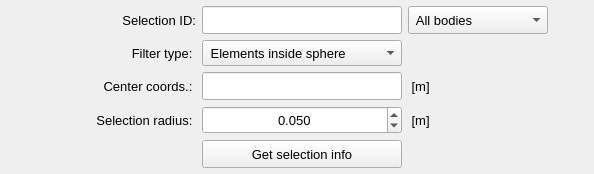
           <widget class="QFrame" name="frame_6">
            <property name="minimumSize">
             <size>
              <width>400</width>
              <height>168</height>
             </size>
            </property>
            <property name="maximumSize">
             <size>
              <width>16777215</width>
              <height>200</height>
             </size>
            </property>
            <property name="frameShape">
             <enum>QFrame::NoFrame</enum>
            </property>
            <property name="frameShadow">
             <enum>QFrame::Raised</enum>
            </property>
            <property name="lineWidth">
             <number>1</number>
            </property>
            <layout class="QGridLayout" name="gridLayout_8">
             <property name="leftMargin">
              <number>6</number>
             </property>
             <property name="topMargin">
              <number>6</number>
             </property>
             <property name="rightMargin">
              <number>6</number>
             </property>
             <property name="bottomMargin">
              <number>6</number>
             </property>
             <item row="0" column="3">
              <widget class="QComboBox" name="comboBox_attribution_type">
               <property name="minimumSize">
                <size>
                 <width>0</width>
                 <height>28</height>
                </size>
               </property>
               <property name="maximumSize">
                <size>
                 <width>200</width>
                 <height>28</height>
                </size>
               </property>
               <property name="font">
                <font>
                 <pointsize>10</pointsize>
                </font>
               </property>
               <item>
                <property name="text">
                 <string> All bodies</string>
                </property>
               </item>
               <item>
                <property name="text">
                 <string> Selected bodies</string>
                </property>
               </item>
               <item>
                <property name="text">
                 <string> Sphere (multiple)</string>
                </property>
               </item>
               <item>
                <property name="text">
                 <string> Sphere (averaged)</string>
                </property>
               </item>
              </widget>
             </item>
             <item row="3" column="3">
              <widget class="QLabel" name="label_unit_5">
               <property name="minimumSize">
                <size>
                 <width>36</width>
                 <height>28</height>
                </size>
               </property>
               <property name="maximumSize">
                <size>
                 <width>36</width>
                 <height>28</height>
                </size>
               </property>
               <property name="font">
                <font>
                 <family>MS Shell Dlg 2</family>
                 <pointsize>10</pointsize>
                 <weight>50</weight>
                 <italic>false</italic>
                 <bold>false</bold>
                </font>
               </property>
               <property name="text">
                <string> [m]</string>
               </property>
               <property name="alignment">
                <set>Qt::AlignLeading|Qt::AlignLeft|Qt::AlignVCenter</set>
               </property>
              </widget>
             </item>
             <item row="3" column="1">
              <widget class="QLabel" name="label_diameter_3">
               <property name="minimumSize">
                <size>
                 <width>150</width>
                 <height>28</height>
                </size>
               </property>
               <property name="maximumSize">
                <size>
                 <width>150</width>
                 <height>28</height>
                </size>
               </property>
               <property name="font">
                <font>
                 <family>MS Shell Dlg 2</family>
                 <pointsize>10</pointsize>
                 <weight>50</weight>
                 <italic>false</italic>
                 <bold>false</bold>
                </font>
               </property>
               <property name="text">
                <string>Center coords.: </string>
               </property>
               <property name="alignment">
                <set>Qt::AlignRight|Qt::AlignTrailing|Qt::AlignVCenter</set>
               </property>
              </widget>
             </item>
             <item row="3" column="2">
              <widget class="QLineEdit" name="lineEdit_center_coordinates">
               <property name="minimumSize">
                <size>
                 <width>200</width>
                 <height>28</height>
                </size>
               </property>
               <property name="maximumSize">
                <size>
                 <width>200</width>
                 <height>28</height>
                </size>
               </property>
               <property name="font">
                <font>
                 <family>MS Shell Dlg 2</family>
                 <pointsize>10</pointsize>
                 <weight>50</weight>
                 <italic>false</italic>
                 <bold>false</bold>
                </font>
               </property>
               <property name="toolTip">
                <string>&lt;html&gt;&lt;head/&gt;&lt;body&gt;&lt;p&gt;The average coordinates center of selected surfaces in meters.&lt;/p&gt;&lt;/body&gt;&lt;/html&gt;</string>
               </property>
               <property name="text">
                <string/>
               </property>
               <property name="alignment">
                <set>Qt::AlignCenter</set>
               </property>
              </widget>
             </item>
             <item row="4" column="1">
              <widget class="QLabel" name="label_selection_type_2">
               <property name="minimumSize">
                <size>
                 <width>150</width>
                 <height>28</height>
                </size>
               </property>
               <property name="maximumSize">
                <size>
                 <width>150</width>
                 <height>28</height>
                </size>
               </property>
               <property name="font">
                <font>
                 <family>MS Shell Dlg 2</family>
                 <pointsize>10</pointsize>
                 <weight>50</weight>
                 <italic>false</italic>
                 <bold>false</bold>
                </font>
               </property>
               <property name="text">
                <string>Selection radius: </string>
               </property>
               <property name="alignment">
                <set>Qt::AlignRight|Qt::AlignTrailing|Qt::AlignVCenter</set>
               </property>
              </widget>
             </item>
             <item row="0" column="1">
              <widget class="QLabel" name="label_12">
               <property name="minimumSize">
                <size>
                 <width>150</width>
                 <height>28</height>
                </size>
               </property>
               <property name="maximumSize">
                <size>
                 <width>150</width>
                 <height>28</height>
                </size>
               </property>
               <property name="font">
                <font>
                 <family>MS Shell Dlg 2</family>
                 <pointsize>10</pointsize>
                 <weight>50</weight>
                 <bold>false</bold>
                </font>
               </property>
               <property name="text">
                <string>Selection ID:</string>
               </property>
               <property name="textFormat">
                <enum>Qt::AutoText</enum>
               </property>
               <property name="alignment">
                <set>Qt::AlignRight|Qt::AlignTrailing|Qt::AlignVCenter</set>
               </property>
              </widget>
             </item>
             <item row="0" column="0">
              <spacer name="horizontalSpacer_7">
               <property name="orientation">
                <enum>Qt::Horizontal</enum>
               </property>
               <property name="sizeHint" stdset="0">
                <size>
                 <width>40</width>
                 <height>20</height>
                </size>
               </property>
              </spacer>
             </item>
             <item row="2" column="2">
              <widget class="QComboBox" name="comboBox_filter_type">
               <property name="minimumSize">
                <size>
                 <width>200</width>
                 <height>26</height>
                </size>
               </property>
               <property name="maximumSize">
                <size>
                 <width>200</width>
                 <height>26</height>
                </size>
               </property>
               <property name="font">
                <font>
                 <pointsize>10</pointsize>
                </font>
               </property>
               <property name="toolTip">
                <string>&lt;html&gt;&lt;head/&gt;&lt;body&gt;&lt;p&gt;Choose 'Elements inside sphere' to returns the elements list based on its coordinates center or 'Nodes inside sphere' to get elements connected with the nodes inside the selection sphere.&lt;/p&gt;&lt;/body&gt;&lt;/html&gt;</string>
               </property>
               <item>
                <property name="text">
                 <string> Elements inside sphere</string>
                </property>
               </item>
               <item>
                <property name="text">
                 <string> Nodes inside sphere</string>
                </property>
               </item>
              </widget>
             </item>
             <item row="0" column="6">
              <spacer name="horizontalSpacer_6">
               <property name="orientation">
                <enum>Qt::Horizontal</enum>
               </property>
               <property name="sizeHint" stdset="0">
                <size>
                 <width>40</width>
                 <height>20</height>
                </size>
               </property>
              </spacer>
             </item>
             <item row="0" column="2">
              <widget class="QLineEdit" name="lineEdit_selection_id">
               <property name="enabled">
                <bool>true</bool>
               </property>
               <property name="minimumSize">
                <size>
                 <width>200</width>
                 <height>28</height>
                </size>
               </property>
               <property name="maximumSize">
                <size>
                 <width>200</width>
                 <height>28</height>
                </size>
               </property>
               <property name="font">
                <font>
                 <pointsize>10</pointsize>
                </font>
               </property>
               <property name="focusPolicy">
                <enum>Qt::ClickFocus</enum>
               </property>
               <property name="text">
                <string/>
               </property>
               <property name="alignment">
                <set>Qt::AlignCenter</set>
               </property>
              </widget>
             </item>
             <item row="2" column="1">
              <widget class="QLabel" name="label_selection_type_5">
               <property name="minimumSize">
                <size>
                 <width>150</width>
                 <height>26</height>
                </size>
               </property>
               <property name="maximumSize">
                <size>
                 <width>150</width>
                 <height>26</height>
                </size>
               </property>
               <property name="font">
                <font>
                 <family>MS Shell Dlg 2</family>
                 <pointsize>10</pointsize>
                 <weight>50</weight>
                 <italic>false</italic>
                 <bold>false</bold>
                </font>
               </property>
               <property name="text">
                <string>Filter type: </string>
               </property>
               <property name="alignment">
                <set>Qt::AlignRight|Qt::AlignTrailing|Qt::AlignVCenter</set>
               </property>
              </widget>
             </item>
             <item row="4" column="2">
              <widget class="QDoubleSpinBox" name="doubleSpinBox_selection_radius">
               <property name="minimumSize">
                <size>
                 <width>200</width>
                 <height>28</height>
                </size>
               </property>
               <property name="maximumSize">
                <size>
                 <width>200</width>
                 <height>28</height>
                </size>
               </property>
               <property name="font">
                <font>
                 <pointsize>10</pointsize>
                </font>
               </property>
               <property name="alignment">
                <set>Qt::AlignCenter</set>
               </property>
               <property name="decimals">
                <number>3</number>
               </property>
               <property name="minimum">
                <double>0.002000000000000</double>
               </property>
               <property name="maximum">
                <double>10000.000000000000000</double>
               </property>
               <property name="singleStep">
                <double>0.005000000000000</double>
               </property>
               <property name="value">
                <double>0.050000000000000</double>
               </property>
              </widget>
             </item>
             <item row="5" column="2">
              <widget class="QPushButton" name="pushButton_selection_info">
               <property name="minimumSize">
                <size>
                 <width>200</width>
                 <height>28</height>
                </size>
               </property>
               <property name="maximumSize">
                <size>
                 <width>200</width>
                 <height>28</height>
                </size>
               </property>
               <property name="font">
                <font>
                 <family>MS Shell Dlg 2</family>
                 <pointsize>10</pointsize>
                 <weight>50</weight>
                 <italic>false</italic>
                 <bold>false</bold>
                </font>
               </property>
               <property name="toolTip">
                <string>&lt;html&gt;&lt;head/&gt;&lt;body&gt;&lt;p&gt;Get the selection information&lt;/p&gt;&lt;/body&gt;&lt;/html&gt;</string>
               </property>
               <property name="styleSheet">
                <string notr="true"/>
               </property>
               <property name="text">
                <string>Get selection info</string>
               </property>
               <property name="autoDefault">
                <bool>false</bool>
               </property>
              </widget>
             </item>
             <item row="4" column="3">
              <widget class="QLabel" name="label_unit">
               <property name="minimumSize">
                <size>
                 <width>36</width>
                 <height>28</height>
                </size>
               </property>
               <property name="maximumSize">
                <size>
                 <width>36</width>
                 <height>28</height>
                </size>
               </property>
               <property name="font">
                <font>
                 <family>MS Shell Dlg 2</family>
                 <pointsize>10</pointsize>
                 <weight>50</weight>
                 <italic>false</italic>
                 <bold>false</bold>
                </font>
               </property>
               <property name="text">
                <string> [m]</string>
               </property>
               <property name="alignment">
                <set>Qt::AlignLeading|Qt::AlignLeft|Qt::AlignVCenter</set>
               </property>
              </widget>
             </item>
            </layout>
           </widget>
